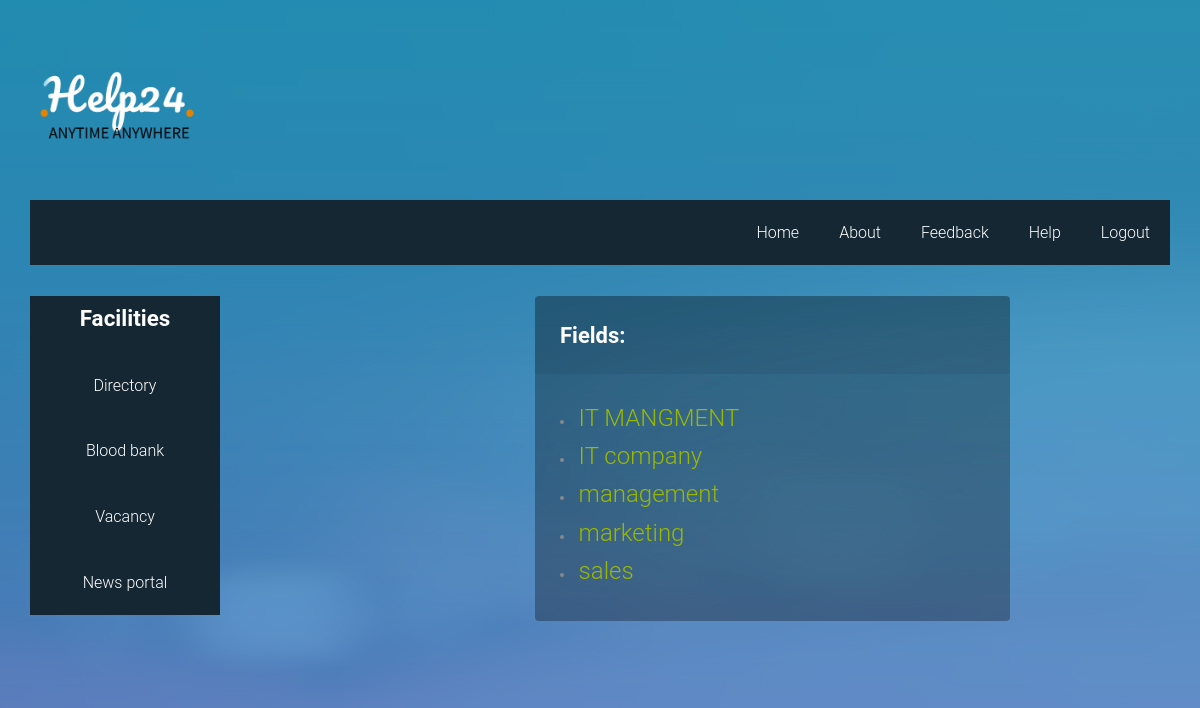
Screenshot of /job_vecancy/vecancy/ (signed in) with the database file from the repository.
### job_vecancy/models.py (models this page shows)
class Fields(models.Model):
	field_name = models.CharField(max_length=20)
	def __str__(self):
		return self.field_name

### job_vecancy/views.py (the view)
# urls.py: path('vecancy/',views.vacancy, name="job"),
def vacancy(request):
    data=Fields.objects.all().order_by('field_name')
    context={
      "a":data
    }
    if('loginstatus' not in request.session):
       return redirect('../../relogin/')
    else:
        return render(request, 'vacancy.html',context)

### job_vecancy/templates/vacancy.html (shortened to what this page needs)
<!DOCTYPE html>
<html lang="en-US">
   <head>
      {% load static %}
      <link rel="stylesheet" href="{% static 'css/components.css'%}">
      <link rel="stylesheet" href="{% static 'css/icons.css'%}">
      <link rel="stylesheet" href="{% static 'css/responsee.css'%}">
      <link rel="stylesheet" href="{% static 'css/template-style.css'%}">
        <link rel="stylesheet" href="{% static 'font-awesome/css/font-awesome.min.css'%}">
        <link rel="stylesheet" href="{% static 'css/form-elements.css'%}">
        <link rel="stylesheet" href="{% static 'css/style.css'%}">
        <link rel="stylesheet" href="{% static 'css/soni_ji_ke_buttons.css'%}">
   </head>
   <body class="size-1520" background="{% static 'images/1.jpg'%}">
            <div class="box" style="background: transparent";>
               <div class="s-12 l-2" >
                  <img class="full-img logo" src="{% static 'images/help24logo.png'%}">
               </div>
         <div class="line">
            <nav>
               <div class="top-nav">
                  <ul class="right">
                     <li><a href="{%url 'home'%}">Home</a></li>
                     <li>
                        <a href="{%url 'About'%}">About</a>
                     </li>
                     <li>
                        <a href="{%url 'feedback'%}">Feedback</a>
                     </li>
                     <li>
                        <a href="{%url 'help'%}">Help</a>
                     </li>
                     <li>
                        <a href="{%url 'log'%}">Logout</a>
                     </li>
                  </ul>
               </div>
            </nav>
         </div>
      <div class="line" >
         <div class="box margin-bottom" style="background: transparent";>
            <div class="margin2x">
               <aside class="s-12 m-4 l-3 xl-2" style="background-color: #152732">
                  <h4 class="margin-bottom" style="background-color: #152732"><b><font color="White">Facilities</font></b></h4>
                  <div class="aside-nav minimize-on-small" style="background-color: #152732">
                     <ul style="background-color: #152732">
                        <li>
                           <a href="{%url 'directory'%}"><font color="White">Directory</font></a>
                        </li>
                        <li>
                           <a href="{%url 'bloodbank'%}"><font color="White">Blood bank</font></a>
                        </li>
                        <li>
                           <a href="{%url 'job'%}"><font color="White">Vacancy</font></a>
                        </li>
                        <li>
                           <a href="{%url 'newsuser'%}"><font color="White">News portal</font></a>
                        </li>
                     </ul>
                  </div>
               </aside>
                          <div class="form-box" style="width: 475px; margin-left:505px; margin-top: 10px;">
                                <div class="form-top">
                                    <div class="form-top-left">
                                        <h3><b>Fields:</b></h3>
                                    </div>
                                </div>
                                {% block content %}
                                <div  class="form-bottom">
                                    <form role="form" action="" method="post" class="login-form">
                                        {% for aa in a %}
                                        <li><a href="{%url 'vecancyinfo' aa.id %}" style="list-style: none;">
                                       <font size="5px",color="White">
                                       {{aa}}
                                       </font></a></li>
                                       {%endfor%}
                                       </form>
                             </div>
                       {%endblock%}
                     </div>
            </body>
      </html>

### static/css/template-style.css (style rules this page uses)
img.logo { max-width: 170px; }

### static/css/style.css (style rules this page uses)
body { font-family: 'Roboto', sans-serif; font-size: 16px; font-weight: 300; color: #888; line-height: 30px; text-align: center; }
a, a:hover, a:focus { color: #19b9e7; text-decoration: none; -o-transition: all .3s; -moz-transition: all .3s; -webkit-transition: all .3s; -ms-transition: all .3s; transition: all .3s; }
h3 { font-size: 22px; font-weight: 300; color: #555; line-height: 30px; }
img { max-width: 100%; }
.form-box { margin-top: 70px; }
.form-top { overflow: hidden; padding: 0 25px 15px 25px; background: #444; background: rgba(0, 0, 0, 0.35); -moz-border-radius: 4px 4px 0 0; -webkit-border-radius: 4px 4px 0 0; border-radius: 4px 4px 0 0; text-align: left; }
.form-top-left { float: left; width: 75%; padding-top: 25px; }
.form-top-left h3 { margin-top: 0; color: #fff; }
.form-bottom { padding: 25px 25px 30px 25px; background: #444; background: rgba(0, 0, 0, 0.3); -moz-border-radius: 0 0 4px 4px; -webkit-border-radius: 0 0 4px 4px; border-radius: 0 0 4px 4px; text-align: left; }

### rows the page displays
Fields: field_name "IT MANGMENT"
Fields: field_name "IT company"
Fields: field_name "management"
Fields: field_name "marketing"
Fields: field_name "sales"
